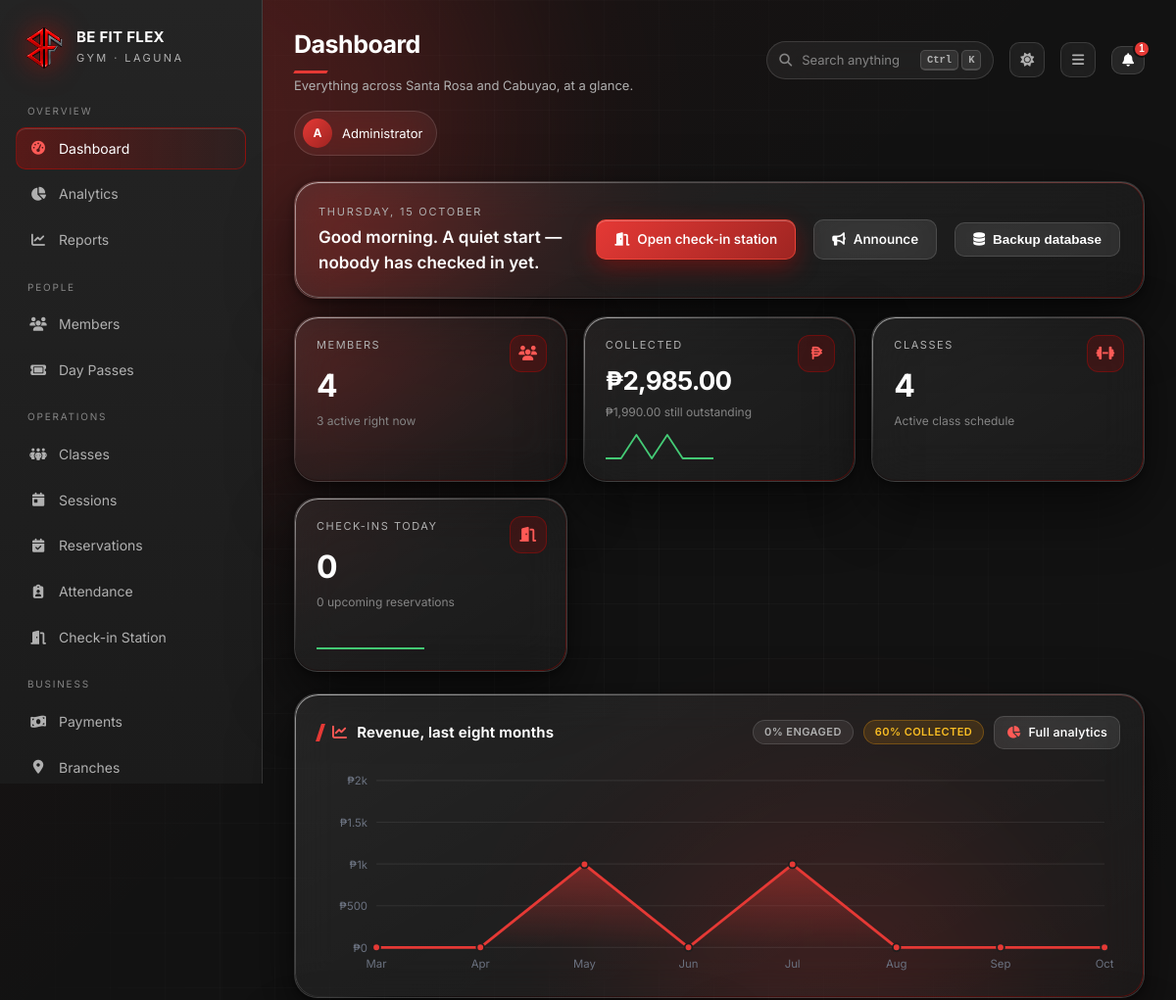
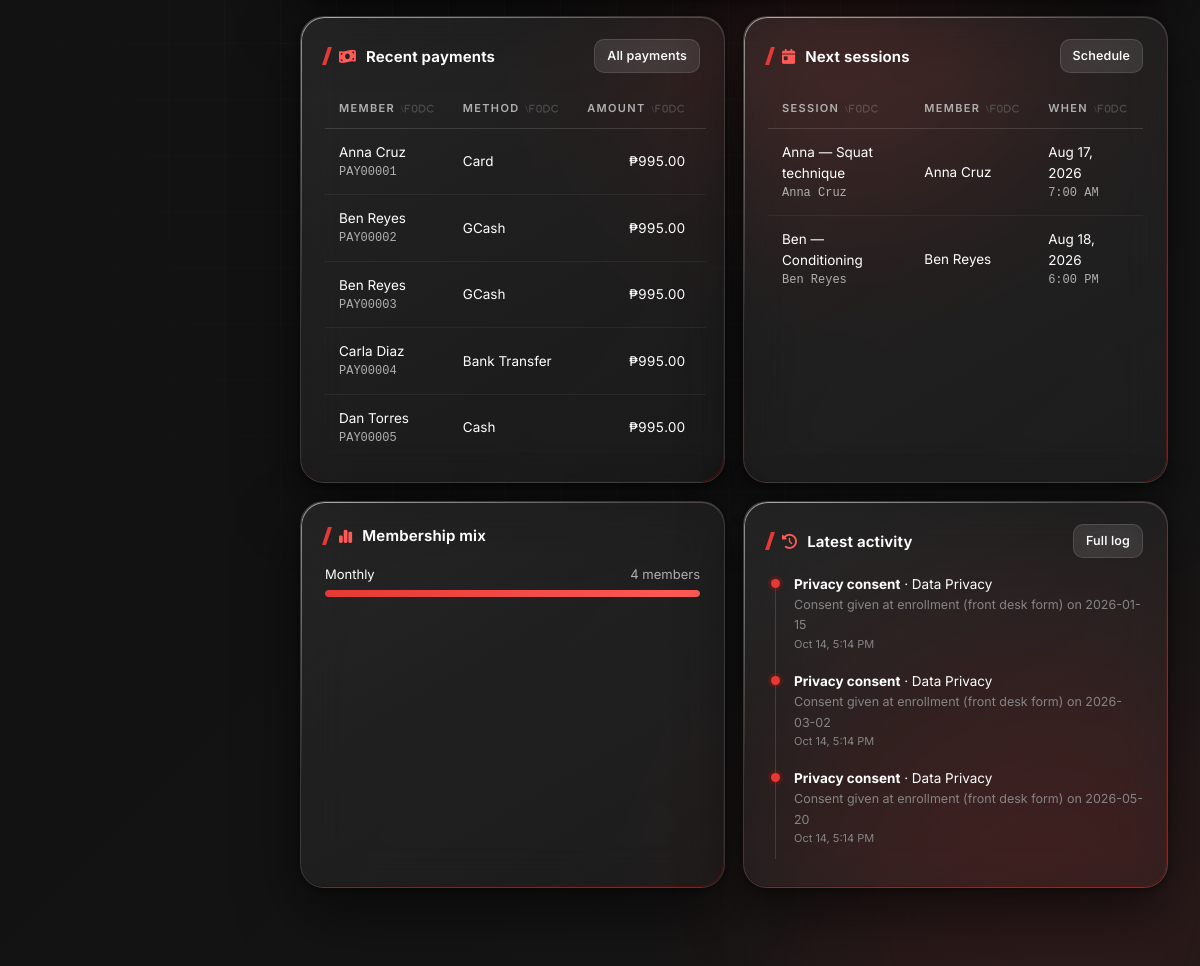
Page /admin/dashboard.php (signed in) on the committed database (2 pictures, top to bottom).
### tables this page shows
CREATE TABLE payments (
    payment_id VARCHAR(50) PRIMARY KEY,
    member_id VARCHAR(50) NOT NULL,
    session_id VARCHAR(50),
    amount DECIMAL(10,2) NOT NULL,
    payment_method ENUM('Cash','Card','GCash','Bank Transfer','Maya') NOT NULL,
    payment_status ENUM('Paid','Pending','Overdue') NOT NULL DEFAULT 'Pending',
    payment_date DATE,
    maya_checkout_id VARCHAR(100) NULL,
    notes LONGTEXT NULL,
    created_at TIMESTAMP DEFAULT CURRENT_TIMESTAMP,
    updated_at TIMESTAMP DEFAULT CURRENT_TIMESTAMP ON UPDATE CURRENT_TIMESTAMP,
    FOREIGN KEY (member_id) REFERENCES members(member_id) ON DELETE CASCADE,
    FOREIGN KEY (session_id) REFERENCES sessions(session_id) ON DELETE SET NULL,
    INDEX idx_member_id (member_id), INDEX idx_payment_status (payment_status), INDEX idx_payment_date (payment_date)
);

CREATE TABLE members (
    member_id VARCHAR(50) PRIMARY KEY,
    user_id INT NOT NULL UNIQUE,
    member_name VARCHAR(255) NOT NULL,
    contact_number VARCHAR(20) NOT NULL,
    contact_number_encrypted TEXT NULL,
    email VARCHAR(255) NOT NULL,
    membership_type ENUM('Monthly') NOT NULL,
    join_date DATE NOT NULL,
    out_date DATE NULL,
    status ENUM('Active','Inactive','Expired') NOT NULL DEFAULT 'Active',
    created_at TIMESTAMP DEFAULT CURRENT_TIMESTAMP,
    updated_at TIMESTAMP DEFAULT CURRENT_TIMESTAMP ON UPDATE CURRENT_TIMESTAMP,
    FOREIGN KEY (user_id) REFERENCES users(user_id) ON DELETE CASCADE,
    INDEX idx_status (status), INDEX idx_member_name (member_name), INDEX idx_email (email)
);

CREATE TABLE sessions (
    session_id VARCHAR(50) PRIMARY KEY,
    session_name VARCHAR(255) NOT NULL,
    session_date DATE NOT NULL,
    session_time TIME NOT NULL,
    day_of_week VARCHAR(20) NOT NULL,
    session_plan LONGTEXT NOT NULL,
    member_id VARCHAR(50),
    session_status ENUM('Scheduled','Completed','Cancelled') NOT NULL DEFAULT 'Scheduled',
    created_at TIMESTAMP DEFAULT CURRENT_TIMESTAMP,
    updated_at TIMESTAMP DEFAULT CURRENT_TIMESTAMP ON UPDATE CURRENT_TIMESTAMP,
    FOREIGN KEY (member_id) REFERENCES members(member_id) ON DELETE SET NULL,
    INDEX idx_session_date (session_date), INDEX idx_session_status (session_status)
);

CREATE TABLE activity_log (
    log_id INT PRIMARY KEY AUTO_INCREMENT,
    user_id INT NOT NULL,
    action VARCHAR(100) NOT NULL,
    module VARCHAR(100) NOT NULL,
    details LONGTEXT,
    created_at TIMESTAMP DEFAULT CURRENT_TIMESTAMP,
    FOREIGN KEY (user_id) REFERENCES users(user_id) ON DELETE CASCADE,
    INDEX idx_user_id (user_id), INDEX idx_created_at (created_at)
);

### includes/Analytics.php (called while the page is built, shortened)
<?php
final class Analytics
{
    public static function remember(string $key, callable $fn, int $ttl = 60): mixed
    {
        $file = dirname(__DIR__) . '/cache/' . preg_replace('/[^a-z0-9_]/i', '_', $key) . '.json';
        $value = $fn();
        return $value;
    }
    public static function snapshot(): array
    {
        return self::remember('snapshot', static function (): array {
            $s = db()->query($sql)->fetch() ?: [];
            $total   = max(1, (int) ($s['members_total'] ?? 0));
            $active  = (int) ($s['members_active'] ?? 0);
            $rev     = (float) ($s['revenue_total'] ?? 0);
            $mtd     = (float) ($s['revenue_mtd'] ?? 0);
            $prev    = (float) ($s['revenue_prev_month'] ?? 0);
            $s['retention_pct']   = round($active / $total * 100, 1);
            $s['churn_pct']       = round(100 - ($active / $total * 100), 1);
            $s['arpu']            = round($rev / $total, 2);
            $s['engagement_pct']  = round(((int) ($s['actives_30d'] ?? 0)) / $total * 100, 1);
            $s['visits_per_head'] = round(((int) ($s['visits_30d'] ?? 0)) / max(1, $active), 1);
            $s['revenue_mom_pct'] = $prev > 0 ? round(($mtd - $prev) / $prev * 100, 1) : null;
            $s['visits_wow_pct']  = ((int) ($s['visits_prev_30d'] ?? 0)) > 0
                ? round((((int) $s['visits_30d']) - ((int) $s['visits_prev_30d'])) / ((int) $s['visits_prev_30d']) * 100, 1)
                : null;
            $s['collection_pct']  = ($rev + (float) $s['outstanding']) > 0
                ? round($rev / ($rev + (float) $s['outstanding']) * 100, 1) : 100.0;
            $mrr = (int) scalar(
                "SELECT COUNT(*) FROM members WHERE status='Active' AND membership_type='Monthly'"
            ) * MEMBERSHIP_PRICE['Monthly'];
            $s['mrr'] = round($mrr, 2);
            $tenure = (float) db()->query(
                'SELECT COALESCE(AVG(TIMESTAMPDIFF(MONTH, join_date, COALESCE(out_date, CURDATE()))),0) FROM members'
            )->fetchColumn();
            $s['avg_tenure_months'] = round($tenure, 1);
            $s['ltv'] = round(($mrr / max(1, $active)) * max(1, $tenure), 2);
            return $s;
        }, 45);
    }
    public static function revenueSeries(int $months = 12): array
    {
        return self::remember('revenue_' . $months, static function () use ($months): array {
            $raw = rows(
                "SELECT DATE_FORMAT(payment_date,'%Y-%m') ym, SUM(amount) total, COUNT(*) n
                   FROM payments
                  WHERE payment_status='Paid' AND payment_date IS NOT NULL
                    AND payment_date >= DATE_SUB(DATE_FORMAT(CURDATE(),'%Y-%m-01'), INTERVAL ? MONTH)
                  GROUP BY ym ORDER BY ym",
                [$months - 1]
            );
            $byMonth = [];
            foreach ($raw as $r) {
                $byMonth[$r['ym']] = ['total' => (float) $r['total'], 'n' => (int) $r['n']];
            }
            $out = [];
            for ($i = $months - 1; $i >= 0; $i--) {
                $ym = date('Y-m', strtotime("-{$i} months"));
                $out[] = [
                    'ym'    => $ym,
                    'label' => date('M', strtotime($ym . '-01')),
                    'total' => $byMonth[$ym]['total'] ?? 0.0,
                    'n'     => $byMonth[$ym]['n'] ?? 0,
                ];
            }
            return $out;
        }, 120);
    }
    public static function visitSeries(int $days = 30): array
    {
        return self::remember('visits_' . $days, static function () use ($days): array {
            $raw = rows(
                'SELECT attendance_date d, COUNT(*) n FROM attendance
                  WHERE attendance_date >= DATE_SUB(CURDATE(), INTERVAL ? DAY)
                  GROUP BY d',
                [$days - 1]
            );
            $by = [];
            foreach ($raw as $r) {
                $by[$r['d']] = (int) $r['n'];
            }
            $out = [];
            for ($i = $days - 1; $i >= 0; $i--) {
                $d = date('Y-m-d', strtotime("-{$i} days"));
                $out[] = ['d' => $d, 'label' => date('j', strtotime($d)), 'total' => $by[$d] ?? 0];
            }
            return $out;
        }, 120);
    }
}

### config/db.php (called while the page is built, shortened)
<?php
function db(): PDO
{
    static $pdo = null;
    if ($pdo instanceof PDO) {
        return $pdo;
    }
    $dsn = sprintf('mysql:host=%s;port=%s;dbname=%s;charset=utf8mb4', DB['host'], DB['port'], DB['name']);
    try {
        $pdo = new PDO($dsn, DB['user'], DB['pass'], [
            PDO::ATTR_ERRMODE            => PDO::ERRMODE_EXCEPTION,
            PDO::ATTR_DEFAULT_FETCH_MODE => PDO::FETCH_ASSOC,
            PDO::ATTR_EMULATE_PREPARES   => false,
        ]);
    } catch (PDOException $e) {
        http_response_code(500);
        echo '<!doctype html><meta charset="utf-8">'
           . '<div style="font:16px system-ui;background:#0a0a0a;color:#eee;padding:40px;height:100vh">'
           . '<h1 style="color:#E10600">Database connection failed</h1>'
           . '<p>MySQL is not reachable, or the database has not been imported yet.</p>'
           . '<ol><li>Start <b>MySQL</b> in the XAMPP Control Panel</li>'
           . '<li>Import <code>database/befitflex_gym.sql</code> through phpMyAdmin</li>'
           . '<li>Check the credentials in <code>config/db.php</code></li></ol>'
           . '<p style="color:#888">' . htmlspecialchars($e->getMessage()) . '</p></div>';
        exit;
    }
    return $pdo;
}

### includes/helpers.php (called while the page is built, shortened)
<?php
function e(mixed $v): string
{
    return htmlspecialchars((string) $v, ENT_QUOTES, 'UTF-8');
}
function money(float|string|null $v): string
{
    return '&#8369;' . number_format((float) $v, 2);
}
function dt(?string $v, string $fmt = 'M j, Y'): string
{
    $ts = strtotime($v);
    return $ts ? date($fmt, $ts) : '—';
}
function timeh(?string $v): string
{
    return $v ? date('g:i A', strtotime($v)) : '—';
}
function stmt(string $sql): PDOStatement
{
    static $cache = [];
    return $cache[$sql] ??= db()->prepare($sql);
}
function scalar(string $sql, array $args = []): mixed
{
    $s = stmt($sql);
    $s->execute($args);
    $v = $s->fetchColumn();
    return $v;
}
function rows(string $sql, array $args = []): array
{
    $s = stmt($sql);
    $s->execute($args);
    $r = $s->fetchAll();
    return $r;
}

### admin/dashboard.php (the view, shortened to what this page needs)
<?php
$s = Analytics::snapshot();
$totalMembers  = (int) $s['members_total'];
$activeMembers = (int) $s['members_active'];
$classes       = (int) $s['classes_active'];
$revenue       = (float) $s['revenue_total'];
$outstanding   = (float) $s['outstanding'];
$todayCheckins = (int) $s['checkins_today'];
$upcoming      = (int) $s['bookings_upcoming'];
$revSeries   = Analytics::revenueSeries(8);
$visitSeries = Analytics::visitSeries(14);
$revSpark    = array_map(static fn($r) => (float) $r['total'], $revSeries);
$visitSpark  = array_map(static fn($r) => (float) $r['total'], $visitSeries);
$byType = rows('SELECT membership_type, COUNT(*) n FROM members GROUP BY membership_type');
$maxType = max(array_map(fn($r) => (int) $r['n'], $byType ?: [['n' => 1]]));
$recentPayments = rows(
    'SELECT p.*, m.member_name FROM payments p
       JOIN members m ON m.member_id = p.member_id
     ORDER BY p.created_at DESC LIMIT 6'
);
$nextSessions = rows(
    "SELECT s.*, m.member_name
       FROM sessions s
       LEFT JOIN members  m ON m.member_id  = s.member_id
      WHERE s.session_status = 'Scheduled'
      ORDER BY s.session_date, s.session_time LIMIT 6"
);
$recentLog = rows(
    'SELECT a.*, u.email FROM activity_log a JOIN users u ON u.user_id = a.user_id
     ORDER BY a.created_at DESC LIMIT 7'
);
include __DIR__ . '/../includes/header.php';
?>
<div class="panel glass" style="display:flex;align-items:center;gap:18px;flex-wrap:wrap">
  <div style="flex:1;min-width:240px">
    <div style="font-size:11px;letter-spacing:.16em;text-transform:uppercase;color:var(--muted)">
      <?= date('l, j F') ?></div>
    <div style="font-size:17px;font-weight:600;margin-top:4px">
      <?php
        $h = (int) date('G');
        echo $h < 12 ? 'Good morning' : ($h < 18 ? 'Good afternoon' : 'Good evening');
      ?>. <?php
        $bits = [];
        echo $bits ? e(ucfirst(implode(', ', $bits))) . '.' : 'A quiet start — nobody has checked in yet.';
      ?>
    </div>
  </div>
  <a class="btn red" href="../kiosk.php"><i class="fa-solid fa-door-open"></i> Open check-in station</a>
  <a class="btn" href="announcements.php"><i class="fa-solid fa-bullhorn"></i> Announce</a>
  <form method="post" action="backup.php" style="display:inline">
    <button class="btn" type="submit"><i class="fa-solid fa-database"></i> Backup database</button>
  </form>
</div>
<div class="stats">
  <div class="stat glass hover dashboard-clickable" id="activeMembersCard" role="button" tabindex="0" aria-label="Show active members">
    <div class="ico"><i class="fa-solid fa-users"></i></div>
    <div class="label">Members</div>
    <div class="value"><?= $totalMembers ?></div>
    <div class="note"><?= $activeMembers ?> active right now</div>
  </div>
  <div class="stat glass hover">
    <div class="ico"><i class="fa-solid fa-peso-sign"></i></div>
    <div class="label">Collected</div>
    <div class="value" style="font-size:26px"><?= money($revenue) ?></div>
    <div class="note"><?= money($outstanding) ?> still outstanding</div>
    <?= Chart::spark($revSpark) ?>
  </div>
  <div class="stat glass hover">
    <div class="ico"><i class="fa-solid fa-dumbbell"></i></div>
    <div class="label">Classes</div>
    <div class="value"><?= $classes ?></div>
    <div class="note">Active class schedule</div>
  </div>
  <div class="stat glass hover">
    <div class="ico"><i class="fa-solid fa-door-open"></i></div>
    <div class="label">Check-ins today</div>
    <div class="value"><?= $todayCheckins ?></div>
    <div class="note"><?= $upcoming ?> upcoming reservations</div>
    <?= Chart::spark($visitSpark) ?>
  </div>
</div>
<div class="panel glass">
  <h2><i class="fa-solid fa-chart-line"></i> Revenue, last eight months
    <span class="chip mute"><?= $s['engagement_pct'] ?>% engaged</span>
    <span class="chip <?= $s['collection_pct'] >= 80 ? 'ok' : 'warn' ?>"><?= $s['collection_pct'] ?>% collected</span>
    <a class="btn sm" href="analytics.php"><i class="fa-solid fa-chart-pie"></i> Full analytics</a>
  </h2>
  <?= Chart::area($revSeries, ['h' => 190, 'format' => 'peso']) ?>
</div>
<div class="grid c2">
  <div class="panel glass">
    <h2><i class="fa-solid fa-money-bill-wave"></i> Recent payments
      <a class="btn sm" href="payments.php">All payments</a>
    </h2>
    <?php if (!$recentPayments): ?>
      <div class="empty"><i class="fa-solid fa-receipt"></i>No payments recorded yet.</div>
    <?php else: ?>
      <div class="table-wrap"><table>
        <thead><tr><th>Member</th><th>Method</th><th class="num">Amount</th><th>Status</th></tr></thead>
        <tbody>
        <?php foreach ($recentPayments as $p): ?>
          <tr>
            <td><?= e($p['member_name']) ?><div class="mono"><?= e($p['payment_id']) ?></div></td>
            <td><?= e($p['payment_method']) ?></td>
            <td class="num"><?= money($p['amount']) ?></td>
            <td><?= badge($p['payment_status']) ?></td>
          </tr>
        <?php endforeach; ?>
        </tbody>
      </table></div>
    <?php endif; ?>
  </div>
  <div class="panel glass">
    <h2><i class="fa-solid fa-calendar-day"></i> Next sessions
      <a class="btn sm" href="sessions.php">Schedule</a>
    </h2>
    <?php if (!$nextSessions): ?>
      <div class="empty"><i class="fa-solid fa-calendar-xmark"></i>Nothing scheduled.</div>
    <?php else: ?>
      <div class="table-wrap"><table>
        <thead><tr><th>Session</th><th>Member</th><th>When</th></tr></thead>
        <tbody>
        <?php foreach ($nextSessions as $s): ?>
          <tr>
            <td><?= e($s['session_name']) ?><div class="mono"><?= e($s['member_name'] ?? 'Open') ?></div></td>
            <td><?= e($s['member_name'] ?? '—') ?></td>
            <td><?= dt($s['session_date']) ?><div class="mono"><?= timeh($s['session_time']) ?></div></td>
          </tr>
        <?php endforeach; ?>
        </tbody>
      </table></div>
    <?php endif; ?>
  </div>
</div>
<div class="grid c2">
  <div class="panel glass">
    <h2><i class="fa-solid fa-chart-simple"></i> Membership mix</h2>
    <?php foreach ($byType as $t): ?>
      <div style="margin-bottom:14px">
        <div style="display:flex;justify-content:space-between;font-size:13px;margin-bottom:6px">
          <span><?= e($t['membership_type']) ?></span>
          <span style="color:var(--muted)"><?= (int) $t['n'] ?> member<?= $t['n'] == 1 ? '' : 's' ?></span>
        </div>
        <div class="bar"><span style="width:<?= $maxType ? round($t['n'] / $maxType * 100) : 0 ?>%"></span></div>
      </div>
    <?php endforeach; ?>
  </div>
  <div class="panel glass">
    <h2><i class="fa-solid fa-clock-rotate-left"></i> Latest activity
      <a class="btn sm" href="activity-log.php">Full log</a>
    </h2>
    <?php if (!$recentLog): ?>
      <div class="empty"><i class="fa-solid fa-clock"></i>No activity recorded.</div>
    <?php else: ?>
      <div class="timeline">
        <?php foreach ($recentLog as $l): ?>
          <div class="tl-item">
            <div style="font-size:13.5px"><b><?= e($l['action']) ?></b> · <?= e($l['module']) ?></div>
            <div class="note"><?= e($l['details'] ?: $l['email']) ?></div>
            <div class="when"><?= dt($l['created_at'], 'M j, g:i A') ?></div>
          </div>
        <?php endforeach; ?>
      </div>
    <?php endif; ?>
  </div>
</div>
<?php include __DIR__ . '/../includes/footer.php'; ?>

### rows in the picture
payments: member.member_name "Anna Cruz", payment_id "PAY00001", payment_method "Card", amount "₱995.00"
payments: member.member_name "Ben Reyes", payment_id "PAY00002", payment_method "GCash", amount "₱995.00"
payments: member.member_name "Ben Reyes", payment_id "PAY00003", payment_method "GCash", amount "₱995.00"
payments: member.member_name "Carla Diaz", payment_id "PAY00004", payment_method "Bank Transfer", amount "₱995.00"
payments: member.member_name "Dan Torres", payment_id "PAY00005", payment_method "Cash", amount "₱995.00"
sessions: session_name "Anna — Squat technique", member.member_name "Anna Cruz", session_date "Aug 17, 2026", session_time "7:00 AM"
sessions: session_name "Ben — Conditioning", member.member_name "Ben Reyes", session_date "Aug 18, 2026", session_time "6:00 PM"
activity_log: action "Privacy consent", module "Data Privacy", details "Consent given at enrollment (front desk form) on 2026-01-15", created_at "Oct 14, 5:14 PM"
activity_log: action "Privacy consent", module "Data Privacy", details "Consent given at enrollment (front desk form) on 2026-03-02", created_at "Oct 14, 5:14 PM"
activity_log: action "Privacy consent", module "Data Privacy", details "Consent given at enrollment (front desk form) on 2026-05-20", created_at "Oct 14, 5:14 PM"

### other values in the picture
$group "OVERVIEW"
$label "Dashboard"
$label "Analytics"
$label "Reports"
$group "PEOPLE"
$label "Members"
$label "Day Passes"
$group "OPERATIONS"
$label "Classes"
$label "Sessions"
$label "Reservations"
$label "Attendance"
$label "Check-in Station"
$group "BUSINESS"
$label "Payments"
